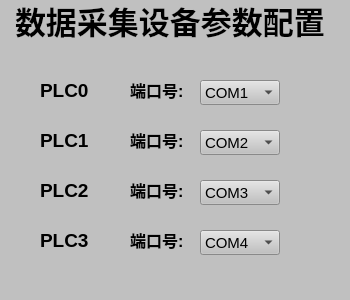
<?xml version="1.0" encoding="UTF-8"?>
<ui version="4.0">
 <class>MainWindow</class>
 <widget class="QMainWindow" name="MainWindow">
  <property name="geometry">
   <rect>
    <x>0</x>
    <y>0</y>
    <width>350</width>
    <height>300</height>
   </rect>
  </property>
  <property name="windowTitle">
   <string>MainWindow</string>
  </property>
  <widget class="QWidget" name="centralwidget">
   <widget class="QWidget" name="widget" native="true">
    <property name="geometry">
     <rect>
      <x>0</x>
      <y>0</y>
      <width>350</width>
      <height>300</height>
     </rect>
    </property>
    <property name="font">
     <font>
      <pointsize>20</pointsize>
     </font>
    </property>
    <property name="styleSheet">
     <string notr="true">background-color: rgb(192, 192, 192);</string>
    </property>
    <widget class="QLabel" name="title_DCS">
     <property name="geometry">
      <rect>
       <x>15</x>
       <y>0</y>
       <width>320</width>
       <height>40</height>
      </rect>
     </property>
     <property name="font">
      <font>
       <pointsize>23</pointsize>
       <weight>75</weight>
       <bold>true</bold>
      </font>
     </property>
     <property name="layoutDirection">
      <enum>Qt::LeftToRight</enum>
     </property>
     <property name="autoFillBackground">
      <bool>false</bool>
     </property>
     <property name="text">
      <string>数据采集设备参数配置</string>
     </property>
    </widget>
    <widget class="QComboBox" name="comboBox_1">
     <property name="geometry">
      <rect>
       <x>200</x>
       <y>80</y>
       <width>80</width>
       <height>25</height>
      </rect>
     </property>
     <property name="font">
      <font>
       <pointsize>11</pointsize>
      </font>
     </property>
     <item>
      <property name="text">
       <string>COM1</string>
      </property>
     </item>
     <item>
      <property name="text">
       <string>COM2</string>
      </property>
     </item>
     <item>
      <property name="text">
       <string>COM3</string>
      </property>
     </item>
     <item>
      <property name="text">
       <string>COM4</string>
      </property>
     </item>
     <item>
      <property name="text">
       <string>COM5</string>
      </property>
     </item>
     <item>
      <property name="text">
       <string>COM6</string>
      </property>
     </item>
     <item>
      <property name="text">
       <string>COM7</string>
      </property>
     </item>
     <item>
      <property name="text">
       <string>COM8</string>
      </property>
     </item>
     <item>
      <property name="text">
       <string>COM9</string>
      </property>
     </item>
     <item>
      <property name="text">
       <string>COM10</string>
      </property>
     </item>
     <item>
      <property name="text">
       <string>COM11</string>
      </property>
     </item>
     <item>
      <property name="text">
       <string>COM12</string>
      </property>
     </item>
     <item>
      <property name="text">
       <string>COM13</string>
      </property>
     </item>
     <item>
      <property name="text">
       <string>COM14</string>
      </property>
     </item>
     <item>
      <property name="text">
       <string>COM15</string>
      </property>
     </item>
     <item>
      <property name="text">
       <string>COM16</string>
      </property>
     </item>
     <item>
      <property name="text">
       <string>COM17</string>
      </property>
     </item>
     <item>
      <property name="text">
       <string>COM18</string>
      </property>
     </item>
     <item>
      <property name="text">
       <string>COM19</string>
      </property>
     </item>
     <item>
      <property name="text">
       <string>COM20</string>
      </property>
     </item>
    </widget>
    <widget class="QComboBox" name="comboBox_2">
     <property name="geometry">
      <rect>
       <x>200</x>
       <y>130</y>
       <width>80</width>
       <height>25</height>
      </rect>
     </property>
     <property name="font">
      <font>
       <pointsize>11</pointsize>
      </font>
     </property>
     <property name="currentText">
      <string>COM2</string>
     </property>
     <item>
      <property name="text">
       <string>COM2</string>
      </property>
     </item>
     <item>
      <property name="text">
       <string>COM3</string>
      </property>
     </item>
     <item>
      <property name="text">
       <string>COM4</string>
      </property>
     </item>
     <item>
      <property name="text">
       <string>COM5</string>
      </property>
     </item>
     <item>
      <property name="text">
       <string>COM6</string>
      </property>
     </item>
     <item>
      <property name="text">
       <string>COM7</string>
      </property>
     </item>
     <item>
      <property name="text">
       <string>COM8</string>
      </property>
     </item>
     <item>
      <property name="text">
       <string>COM9</string>
      </property>
     </item>
     <item>
      <property name="text">
       <string>COM10</string>
      </property>
     </item>
     <item>
      <property name="text">
       <string>COM11</string>
      </property>
     </item>
     <item>
      <property name="text">
       <string>COM12</string>
      </property>
     </item>
     <item>
      <property name="text">
       <string>COM13</string>
      </property>
     </item>
     <item>
      <property name="text">
       <string>COM14</string>
      </property>
     </item>
     <item>
      <property name="text">
       <string>COM15</string>
      </property>
     </item>
     <item>
      <property name="text">
       <string>COM16</string>
      </property>
     </item>
     <item>
      <property name="text">
       <string>COM17</string>
      </property>
     </item>
     <item>
      <property name="text">
       <string>COM18</string>
      </property>
     </item>
     <item>
      <property name="text">
       <string>COM19</string>
      </property>
     </item>
     <item>
      <property name="text">
       <string>COM20</string>
      </property>
     </item>
    </widget>
    <widget class="QComboBox" name="comboBox_3">
     <property name="geometry">
      <rect>
       <x>200</x>
       <y>180</y>
       <width>80</width>
       <height>25</height>
      </rect>
     </property>
     <property name="font">
      <font>
       <pointsize>11</pointsize>
      </font>
     </property>
     <property name="currentText">
      <string>COM3</string>
     </property>
     <item>
      <property name="text">
       <string>COM3</string>
      </property>
     </item>
     <item>
      <property name="text">
       <string>COM4</string>
      </property>
     </item>
     <item>
      <property name="text">
       <string>COM5</string>
      </property>
     </item>
     <item>
      <property name="text">
       <string>COM6</string>
      </property>
     </item>
     <item>
      <property name="text">
       <string>COM7</string>
      </property>
     </item>
     <item>
      <property name="text">
       <string>COM8</string>
      </property>
     </item>
     <item>
      <property name="text">
       <string>COM9</string>
      </property>
     </item>
     <item>
      <property name="text">
       <string>COM10</string>
      </property>
     </item>
     <item>
      <property name="text">
       <string>COM11</string>
      </property>
     </item>
     <item>
      <property name="text">
       <string>COM12</string>
      </property>
     </item>
     <item>
      <property name="text">
       <string>COM13</string>
      </property>
     </item>
     <item>
      <property name="text">
       <string>COM14</string>
      </property>
     </item>
     <item>
      <property name="text">
       <string>COM15</string>
      </property>
     </item>
     <item>
      <property name="text">
       <string>COM16</string>
      </property>
     </item>
     <item>
      <property name="text">
       <string>COM17</string>
      </property>
     </item>
     <item>
      <property name="text">
       <string>COM18</string>
      </property>
     </item>
     <item>
      <property name="text">
       <string>COM19</string>
      </property>
     </item>
     <item>
      <property name="text">
       <string>COM20</string>
      </property>
     </item>
    </widget>
    <widget class="QComboBox" name="comboBox_4">
     <property name="geometry">
      <rect>
       <x>200</x>
       <y>230</y>
       <width>80</width>
       <height>25</height>
      </rect>
     </property>
     <property name="font">
      <font>
       <pointsize>11</pointsize>
      </font>
     </property>
     <property name="currentText">
      <string>COM4</string>
     </property>
     <item>
      <property name="text">
       <string>COM4</string>
      </property>
     </item>
     <item>
      <property name="text">
       <string>COM5</string>
      </property>
     </item>
     <item>
      <property name="text">
       <string>COM6</string>
      </property>
     </item>
     <item>
      <property name="text">
       <string>COM7</string>
      </property>
     </item>
     <item>
      <property name="text">
       <string>COM8</string>
      </property>
     </item>
     <item>
      <property name="text">
       <string>COM9</string>
      </property>
     </item>
     <item>
      <property name="text">
       <string>COM10</string>
      </property>
     </item>
     <item>
      <property name="text">
       <string>COM11</string>
      </property>
     </item>
     <item>
      <property name="text">
       <string>COM12</string>
      </property>
     </item>
     <item>
      <property name="text">
       <string>COM13</string>
      </property>
     </item>
     <item>
      <property name="text">
       <string>COM14</string>
      </property>
     </item>
     <item>
      <property name="text">
       <string>COM15</string>
      </property>
     </item>
     <item>
      <property name="text">
       <string>COM16</string>
      </property>
     </item>
     <item>
      <property name="text">
       <string>COM17</string>
      </property>
     </item>
     <item>
      <property name="text">
       <string>COM18</string>
      </property>
     </item>
     <item>
      <property name="text">
       <string>COM19</string>
      </property>
     </item>
     <item>
      <property name="text">
       <string>COM20</string>
      </property>
     </item>
    </widget>
    <widget class="QLabel" name="title_DCS_2">
     <property name="geometry">
      <rect>
       <x>40</x>
       <y>70</y>
       <width>51</width>
       <height>40</height>
      </rect>
     </property>
     <property name="font">
      <font>
       <pointsize>14</pointsize>
       <weight>75</weight>
       <bold>true</bold>
      </font>
     </property>
     <property name="layoutDirection">
      <enum>Qt::LeftToRight</enum>
     </property>
     <property name="autoFillBackground">
      <bool>false</bool>
     </property>
     <property name="text">
      <string>PLC0</string>
     </property>
    </widget>
    <widget class="QLabel" name="title_DCS_3">
     <property name="geometry">
      <rect>
       <x>40</x>
       <y>120</y>
       <width>51</width>
       <height>40</height>
      </rect>
     </property>
     <property name="font">
      <font>
       <pointsize>14</pointsize>
       <weight>75</weight>
       <bold>true</bold>
      </font>
     </property>
     <property name="layoutDirection">
      <enum>Qt::LeftToRight</enum>
     </property>
     <property name="autoFillBackground">
      <bool>false</bool>
     </property>
     <property name="text">
      <string>PLC1</string>
     </property>
    </widget>
    <widget class="QLabel" name="title_DCS_4">
     <property name="geometry">
      <rect>
       <x>40</x>
       <y>170</y>
       <width>51</width>
       <height>40</height>
      </rect>
     </property>
     <property name="font">
      <font>
       <pointsize>14</pointsize>
       <weight>75</weight>
       <bold>true</bold>
      </font>
     </property>
     <property name="layoutDirection">
      <enum>Qt::LeftToRight</enum>
     </property>
     <property name="autoFillBackground">
      <bool>false</bool>
     </property>
     <property name="text">
      <string>PLC2</string>
     </property>
    </widget>
    <widget class="QLabel" name="title_DCS_5">
     <property name="geometry">
      <rect>
       <x>40</x>
       <y>220</y>
       <width>51</width>
       <height>40</height>
      </rect>
     </property>
     <property name="font">
      <font>
       <pointsize>14</pointsize>
       <weight>75</weight>
       <bold>true</bold>
      </font>
     </property>
     <property name="layoutDirection">
      <enum>Qt::LeftToRight</enum>
     </property>
     <property name="autoFillBackground">
      <bool>false</bool>
     </property>
     <property name="text">
      <string>PLC3</string>
     </property>
    </widget>
    <widget class="QLabel" name="title_DCS_7">
     <property name="geometry">
      <rect>
       <x>130</x>
       <y>70</y>
       <width>60</width>
       <height>40</height>
      </rect>
     </property>
     <property name="font">
      <font>
       <pointsize>12</pointsize>
       <weight>75</weight>
       <bold>true</bold>
      </font>
     </property>
     <property name="layoutDirection">
      <enum>Qt::LeftToRight</enum>
     </property>
     <property name="autoFillBackground">
      <bool>false</bool>
     </property>
     <property name="text">
      <string>端口号:</string>
     </property>
    </widget>
    <widget class="QLabel" name="title_DCS_9">
     <property name="geometry">
      <rect>
       <x>130</x>
       <y>120</y>
       <width>60</width>
       <height>40</height>
      </rect>
     </property>
     <property name="font">
      <font>
       <pointsize>12</pointsize>
       <weight>75</weight>
       <bold>true</bold>
      </font>
     </property>
     <property name="layoutDirection">
      <enum>Qt::LeftToRight</enum>
     </property>
     <property name="autoFillBackground">
      <bool>false</bool>
     </property>
     <property name="text">
      <string>端口号:</string>
     </property>
    </widget>
    <widget class="QLabel" name="title_DCS_11">
     <property name="geometry">
      <rect>
       <x>130</x>
       <y>170</y>
       <width>60</width>
       <height>40</height>
      </rect>
     </property>
     <property name="font">
      <font>
       <pointsize>12</pointsize>
       <weight>75</weight>
       <bold>true</bold>
      </font>
     </property>
     <property name="layoutDirection">
      <enum>Qt::LeftToRight</enum>
     </property>
     <property name="autoFillBackground">
      <bool>false</bool>
     </property>
     <property name="text">
      <string>端口号:</string>
     </property>
    </widget>
    <widget class="QLabel" name="title_DCS_13">
     <property name="geometry">
      <rect>
       <x>130</x>
       <y>220</y>
       <width>60</width>
       <height>40</height>
      </rect>
     </property>
     <property name="font">
      <font>
       <pointsize>12</pointsize>
       <weight>75</weight>
       <bold>true</bold>
      </font>
     </property>
     <property name="layoutDirection">
      <enum>Qt::LeftToRight</enum>
     </property>
     <property name="autoFillBackground">
      <bool>false</bool>
     </property>
     <property name="text">
      <string>端口号:</string>
     </property>
    </widget>
   </widget>
  </widget>
 </widget>
 <resources/>
 <connections/>
</ui>
